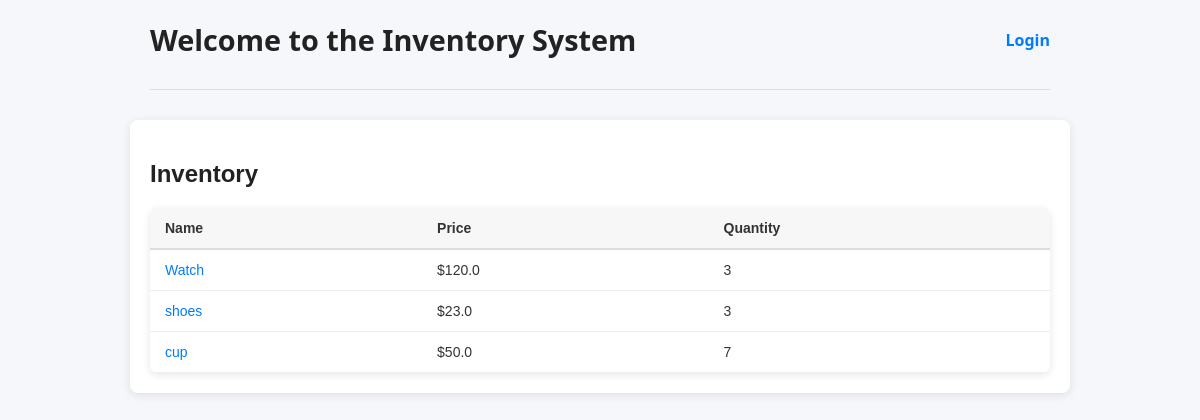
Before: / with the older database file.
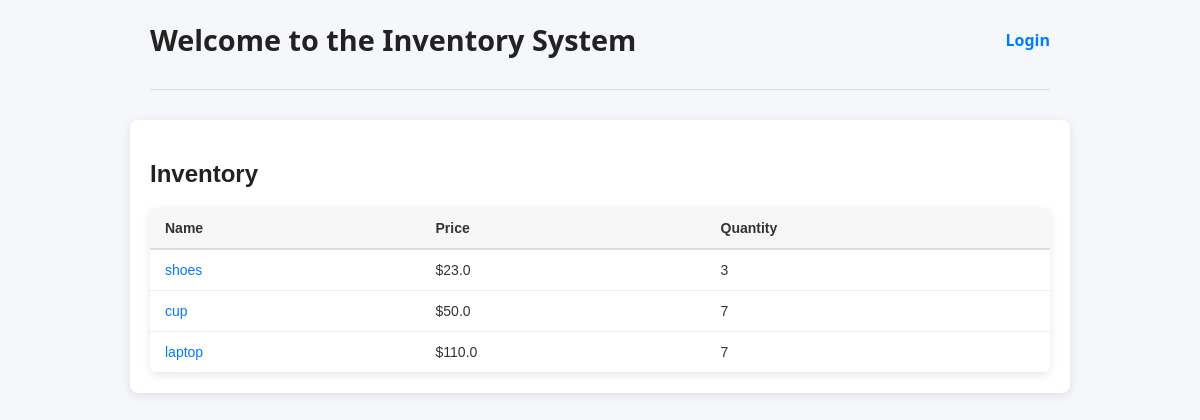
After: the same page with the newer database file.
### model.py (models this page shows)
class Item(Base):
    __tablename__ = "items"
    id = Column(Integer, primary_key=True, index=True)
    name = Column(String, index=True)
    description = Column(String, nullable=True)
    price = Column(Float)
    quantity = Column(Integer)

### main.py (the view)
@app.get("/", response_class=HTMLResponse)
def home_ui(request: Request, db: Session = Depends(get_db)):
    items = db.query(model.Item).all()
    return templates.TemplateResponse("items.html", {"request": request, "items": items})

### templates/items.html (shortened to what this page needs)
{% extends "main.html" %}
{% block content %}
  <h2>Inventory</h2>
  <table>
    <thead>
      <tr>
        <th>Name</th>
        <th>Price</th>
        <th>Quantity</th>
      </tr>
    </thead>
    <tbody>
      {% for item in items %}
      <tr>
        <td>
          <a href="/item/{{ item.id }}">{{ item.name }}</a>
        </td>
        <td>${{ item.price }}</td>
        <td>{{ item.quantity }}</td>
      </tr>
      {% endfor %}
    </tbody>
  </table>
{% endblock %}

### templates/main.html (shortened to what this page needs)
<!DOCTYPE html>
<html lang="en">
<head>
</head>
<body>
  <header>
    <h1>Welcome to the Inventory System</h1>
    <nav>
      {% if request.cookies.get("user") %}
        <span>Welcome, {{ request.cookies.get("user") }}</span> |
        <a href="/logout">Logout</a>
      {% else %}
        <a href="/login">Login</a>
      {% endif %}
    </nav>
  </header>
  <hr />
  <main>
    {% block content %}{% endblock %}
  </main>
</body>
</html>

### templates/main.html (style rules this page uses)
body { font-family: 'Segoe UI', Tahoma, Geneva, Verdana, sans-serif; background-color: #f5f7fa; color: #333; margin: 0; padding: 20px; }
header { max-width: 900px; margin: 0 auto 30px auto; display: flex; justify-content: space-between; align-items: center; }
h1 { margin: 0; font-weight: 700; font-size: 1.8rem; color: #222; }
nav a { color: #007bff; text-decoration: none; font-weight: 600; margin-left: 15px; transition: color 0.3s ease; }
hr { max-width: 900px; margin: 0 auto 30px auto; border: none; border-top: 1px solid #ddd; }
main { max-width: 900px; margin: 0 auto; background: white; padding: 20px; border-radius: 8px; box-shadow: 0 2px 10px rgb(0 0 0 / 0.1); }

### templates/items.html (style rules this page uses)
h2 { color: #222; margin-bottom: 20px; font-family: Arial, sans-serif; }
table { width: 100%; border-collapse: collapse; font-family: Arial, sans-serif; box-shadow: 0 2px 8px rgba(0,0,0,0.1); background-color: #fff; border-radius: 8px; overflow: hidden; }
thead tr { background-color: #f7f7f7; border-bottom: 2px solid #ddd; }
th, td { text-align: left; padding: 12px 15px; border-bottom: 1px solid #eee; font-size: 14px; color: #333; }
a { color: #007bff; text-decoration: none; transition: color 0.3s ease; }

Changed rows visible on the page:
removed Item: name "Watch", price "120.0", quantity "3"
added Item: name "laptop", price "110.0", quantity "7"
